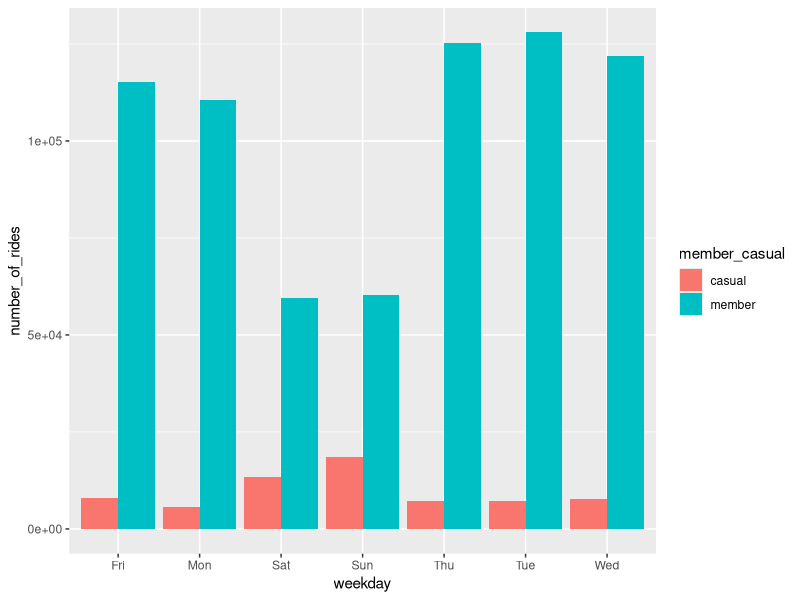
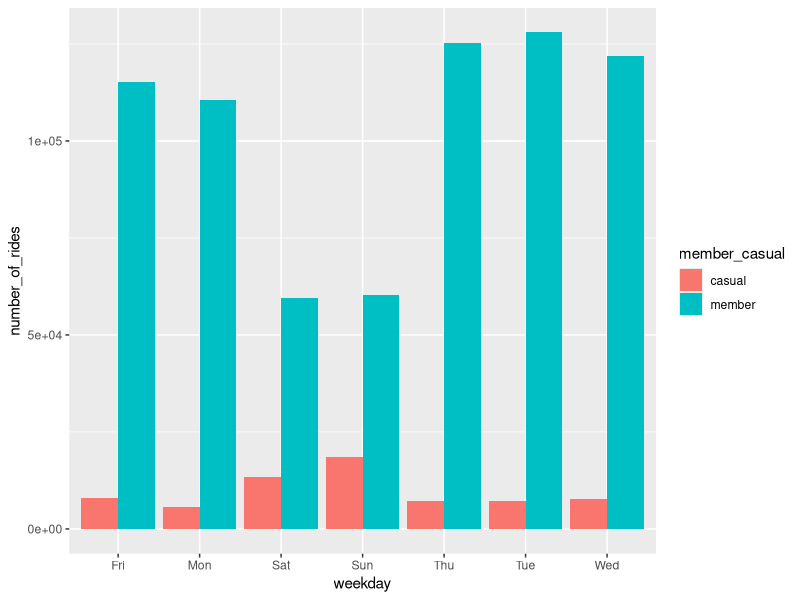

Generate these figures, in order, with R:
## ---- chunk 1
knitr::opts_chunk$set(echo = TRUE)
library(tidyverse)
## ---- chunk 2
all_trips_summary <- read.csv("all_trips_summary.csv")
all_trips_summary
## ---- chunk 3
all_trips_avg_ride_time <- read.csv("all_trips_avg_ride_time.csv")
all_trips_avg_ride_time
## ---- chunk 4
rider_data_by_type_week <- read.csv("rider_data_by_type_week.csv")
rider_data_by_type_week
## ---- chunk 5
plot1 <- read.csv('plot1_data.csv')
plot1 %>% ggplot(aes(x = weekday, y = number_of_rides, fill = member_casual)) +
  geom_col(position = "dodge")
## ---- chunk 6
plot2 <- read.csv('plot2_data.csv')
plot2 %>% ggplot(aes(x = weekday, y = number_of_rides, fill = member_casual)) +
  geom_col(position = "dodge")
